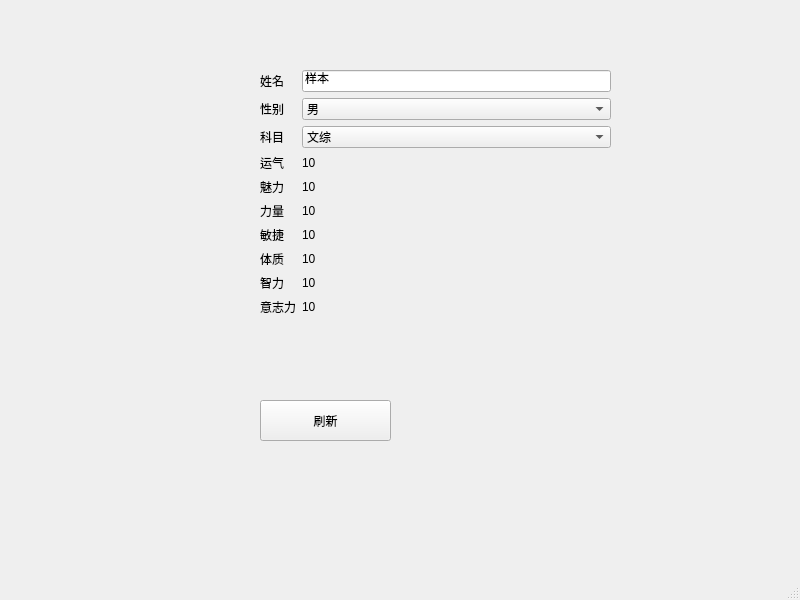
<?xml version="1.0" encoding="UTF-8"?>
<ui version="4.0">
 <class>MainWindow</class>
 <widget class="QMainWindow" name="MainWindow">
  <property name="geometry">
   <rect>
    <x>0</x>
    <y>0</y>
    <width>800</width>
    <height>600</height>
   </rect>
  </property>
  <property name="windowTitle">
   <string>MainWindow</string>
  </property>
  <widget class="QWidget" name="centralwidget">
   <widget class="QPushButton" name="refresh">
    <property name="geometry">
     <rect>
      <x>260</x>
      <y>400</y>
      <width>131</width>
      <height>41</height>
     </rect>
    </property>
    <property name="text">
     <string>刷新</string>
    </property>
   </widget>
   <widget class="QWidget" name="">
    <property name="geometry">
     <rect>
      <x>260</x>
      <y>70</y>
      <width>351</width>
      <height>321</height>
     </rect>
    </property>
    <layout class="QFormLayout" name="formLayout">
     <item row="0" column="0">
      <widget class="QLabel" name="label_2">
       <property name="text">
        <string>姓名</string>
       </property>
      </widget>
     </item>
     <item row="0" column="1">
      <widget class="QLineEdit" name="name">
       <property name="text">
        <string>样本</string>
       </property>
      </widget>
     </item>
     <item row="1" column="0">
      <widget class="QLabel" name="label">
       <property name="text">
        <string>性别</string>
       </property>
      </widget>
     </item>
     <item row="1" column="1">
      <widget class="QComboBox" name="gender">
       <item>
        <property name="text">
         <string>男</string>
        </property>
       </item>
       <item>
        <property name="text">
         <string>女</string>
        </property>
       </item>
      </widget>
     </item>
     <item row="2" column="0">
      <widget class="QLabel" name="label_3">
       <property name="text">
        <string>科目</string>
       </property>
      </widget>
     </item>
     <item row="2" column="1">
      <widget class="QComboBox" name="subject_type">
       <item>
        <property name="text">
         <string>文综</string>
        </property>
       </item>
       <item>
        <property name="text">
         <string>理综</string>
        </property>
       </item>
      </widget>
     </item>
     <item row="3" column="0">
      <widget class="QLabel" name="label_4">
       <property name="text">
        <string>运气</string>
       </property>
      </widget>
     </item>
     <item row="3" column="1">
      <widget class="QLabel" name="luck">
       <property name="text">
        <string>10</string>
       </property>
      </widget>
     </item>
     <item row="4" column="0">
      <widget class="QLabel" name="label_7">
       <property name="text">
        <string>魅力</string>
       </property>
      </widget>
     </item>
     <item row="4" column="1">
      <widget class="QLabel" name="Charm">
       <property name="text">
        <string>10</string>
       </property>
      </widget>
     </item>
     <item row="5" column="0">
      <widget class="QLabel" name="label_9">
       <property name="text">
        <string>力量</string>
       </property>
      </widget>
     </item>
     <item row="5" column="1">
      <widget class="QLabel" name="strength">
       <property name="text">
        <string>10</string>
       </property>
      </widget>
     </item>
     <item row="6" column="0">
      <widget class="QLabel" name="label_11">
       <property name="text">
        <string>敏捷</string>
       </property>
      </widget>
     </item>
     <item row="6" column="1">
      <widget class="QLabel" name="dexterity">
       <property name="text">
        <string>10</string>
       </property>
      </widget>
     </item>
     <item row="7" column="0">
      <widget class="QLabel" name="label_13">
       <property name="text">
        <string>体质</string>
       </property>
      </widget>
     </item>
     <item row="7" column="1">
      <widget class="QLabel" name="constitution">
       <property name="text">
        <string>10</string>
       </property>
      </widget>
     </item>
     <item row="8" column="0">
      <widget class="QLabel" name="label_15">
       <property name="text">
        <string>智力</string>
       </property>
      </widget>
     </item>
     <item row="8" column="1">
      <widget class="QLabel" name="intelligence">
       <property name="text">
        <string>10</string>
       </property>
      </widget>
     </item>
     <item row="9" column="0">
      <widget class="QLabel" name="label_17">
       <property name="text">
        <string>意志力</string>
       </property>
      </widget>
     </item>
     <item row="9" column="1">
      <widget class="QLabel" name="label_16">
       <property name="text">
        <string>10</string>
       </property>
      </widget>
     </item>
    </layout>
   </widget>
  </widget>
  <widget class="QMenuBar" name="menubar">
   <property name="geometry">
    <rect>
     <x>0</x>
     <y>0</y>
     <width>800</width>
     <height>20</height>
    </rect>
   </property>
  </widget>
  <widget class="QStatusBar" name="statusbar"/>
 </widget>
 <resources/>
 <connections/>
</ui>
